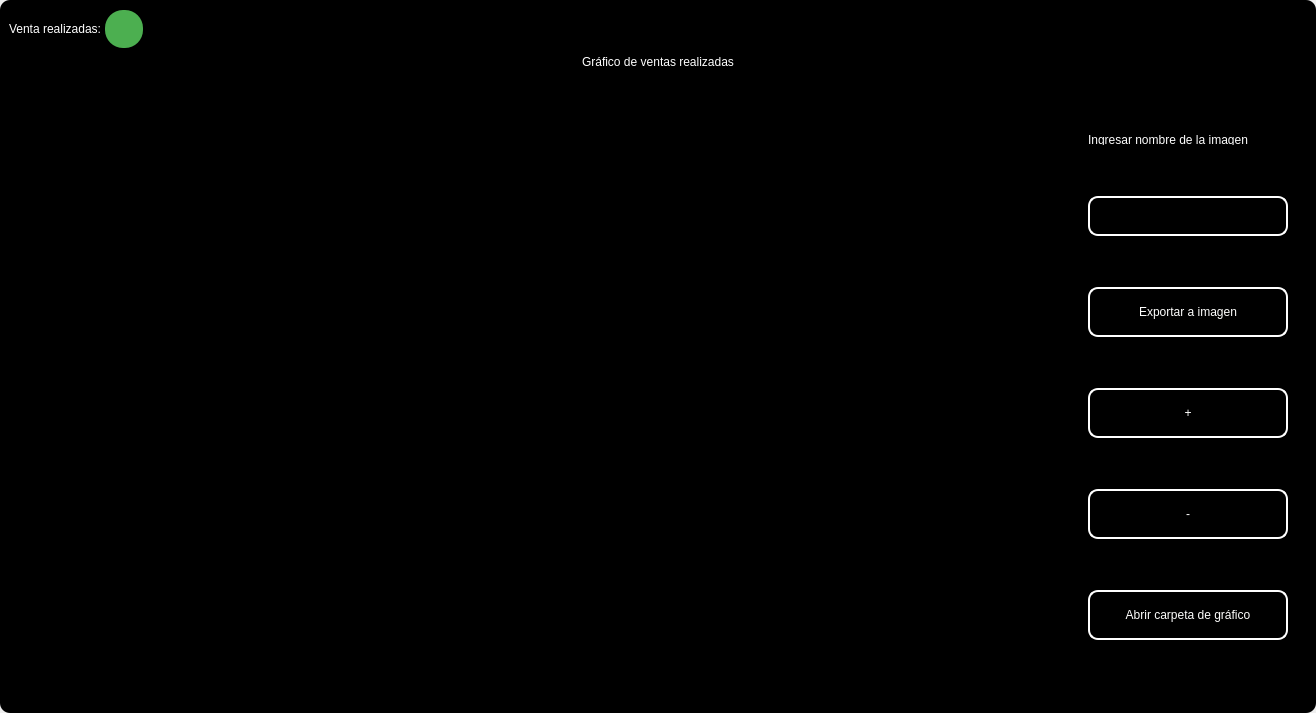
<?xml version="1.0" encoding="UTF-8"?>
<ui version="4.0">
 <class>MainWindow</class>
 <widget class="QMainWindow" name="MainWindow">
  <property name="geometry">
   <rect>
    <x>0</x>
    <y>0</y>
    <width>1316</width>
    <height>713</height>
   </rect>
  </property>
  <property name="windowTitle">
   <string>MainWindow</string>
  </property>
  <property name="styleSheet">
   <string notr="true"/>
  </property>
  <widget class="QWidget" name="centralwidget">
   <property name="styleSheet">
    <string notr="true"/>
   </property>
   <layout class="QVBoxLayout" name="verticalLayout">
    <property name="spacing">
     <number>0</number>
    </property>
    <property name="leftMargin">
     <number>0</number>
    </property>
    <property name="topMargin">
     <number>0</number>
    </property>
    <property name="rightMargin">
     <number>0</number>
    </property>
    <property name="bottomMargin">
     <number>0</number>
    </property>
    <item>
     <widget class="QFrame" name="frame">
      <property name="enabled">
       <bool>true</bool>
      </property>
      <property name="styleSheet">
       <string notr="true">
QFrame {
border-radius:10px;
	background-color: rgb(0, 0, 0);
 }
</string>
      </property>
      <property name="frameShape">
       <enum>QFrame::StyledPanel</enum>
      </property>
      <property name="frameShadow">
       <enum>QFrame::Raised</enum>
      </property>
      <layout class="QVBoxLayout" name="verticalLayout_2">
       <item>
        <widget class="QFrame" name="frame_superior">
         <property name="minimumSize">
          <size>
           <width>0</width>
           <height>40</height>
          </size>
         </property>
         <property name="maximumSize">
          <size>
           <width>16777215</width>
           <height>40</height>
          </size>
         </property>
         <property name="styleSheet">
          <string notr="true">QPushButton{
border-radius:18px;
}

QPushButton:hover{
	background-color: rgb(0, 0, 0);
}
</string>
         </property>
         <property name="frameShape">
          <enum>QFrame::StyledPanel</enum>
         </property>
         <property name="frameShadow">
          <enum>QFrame::Raised</enum>
         </property>
         <layout class="QHBoxLayout" name="horizontalLayout_3">
          <property name="spacing">
           <number>4</number>
          </property>
          <property name="leftMargin">
           <number>0</number>
          </property>
          <property name="topMargin">
           <number>0</number>
          </property>
          <property name="rightMargin">
           <number>0</number>
          </property>
          <property name="bottomMargin">
           <number>0</number>
          </property>
          <item>
           <widget class="QLabel" name="label_3">
            <property name="styleSheet">
             <string notr="true">color: rgb(255, 255, 255);
font: 15pt &quot;MS Shell Dlg 2&quot;;</string>
            </property>
            <property name="text">
             <string>Venta realizadas:</string>
            </property>
           </widget>
          </item>
          <item>
           <widget class="QPushButton" name="btn_exit_2">
            <property name="minimumSize">
             <size>
              <width>38</width>
              <height>38</height>
             </size>
            </property>
            <property name="maximumSize">
             <size>
              <width>38</width>
              <height>38</height>
             </size>
            </property>
            <property name="cursor">
             <cursorShape>ArrowCursor</cursorShape>
            </property>
            <property name="styleSheet">
             <string notr="true">background-color: #4CAF50;</string>
            </property>
            <property name="text">
             <string/>
            </property>
            <property name="iconSize">
             <size>
              <width>35</width>
              <height>35</height>
             </size>
            </property>
           </widget>
          </item>
          <item>
           <spacer name="horizontalSpacer_2">
            <property name="orientation">
             <enum>Qt::Horizontal</enum>
            </property>
            <property name="sizeHint" stdset="0">
             <size>
              <width>443</width>
              <height>20</height>
             </size>
            </property>
           </spacer>
          </item>
          <item>
           <widget class="QPushButton" name="btn_exit">
            <property name="minimumSize">
             <size>
              <width>38</width>
              <height>38</height>
             </size>
            </property>
            <property name="maximumSize">
             <size>
              <width>38</width>
              <height>38</height>
             </size>
            </property>
            <property name="cursor">
             <cursorShape>PointingHandCursor</cursorShape>
            </property>
            <property name="text">
             <string/>
            </property>
            <property name="iconSize">
             <size>
              <width>35</width>
              <height>35</height>
             </size>
            </property>
           </widget>
          </item>
          <item>
           <widget class="QPushButton" name="bt_minimizar">
            <property name="minimumSize">
             <size>
              <width>38</width>
              <height>38</height>
             </size>
            </property>
            <property name="maximumSize">
             <size>
              <width>38</width>
              <height>38</height>
             </size>
            </property>
            <property name="cursor">
             <cursorShape>PointingHandCursor</cursorShape>
            </property>
            <property name="text">
             <string/>
            </property>
            <property name="icon">
             <iconset>
              <normaloff>image/minus.svg</normaloff>image/minus.svg</iconset>
            </property>
            <property name="iconSize">
             <size>
              <width>38</width>
              <height>38</height>
             </size>
            </property>
           </widget>
          </item>
          <item>
           <widget class="QPushButton" name="bt_maximizar">
            <property name="minimumSize">
             <size>
              <width>38</width>
              <height>38</height>
             </size>
            </property>
            <property name="maximumSize">
             <size>
              <width>38</width>
              <height>38</height>
             </size>
            </property>
            <property name="cursor">
             <cursorShape>PointingHandCursor</cursorShape>
            </property>
            <property name="text">
             <string/>
            </property>
            <property name="icon">
             <iconset>
              <normaloff>image/chevron-up.svg</normaloff>image/chevron-up.svg</iconset>
            </property>
            <property name="iconSize">
             <size>
              <width>38</width>
              <height>38</height>
             </size>
            </property>
           </widget>
          </item>
          <item>
           <widget class="QPushButton" name="bt_restaurar">
            <property name="minimumSize">
             <size>
              <width>38</width>
              <height>38</height>
             </size>
            </property>
            <property name="maximumSize">
             <size>
              <width>38</width>
              <height>38</height>
             </size>
            </property>
            <property name="cursor">
             <cursorShape>PointingHandCursor</cursorShape>
            </property>
            <property name="text">
             <string/>
            </property>
            <property name="icon">
             <iconset>
              <normaloff>image/chevron-down.svg</normaloff>image/chevron-down.svg</iconset>
            </property>
            <property name="iconSize">
             <size>
              <width>38</width>
              <height>38</height>
             </size>
            </property>
           </widget>
          </item>
          <item>
           <widget class="QPushButton" name="bt_cerrar">
            <property name="minimumSize">
             <size>
              <width>38</width>
              <height>38</height>
             </size>
            </property>
            <property name="maximumSize">
             <size>
              <width>38</width>
              <height>38</height>
             </size>
            </property>
            <property name="cursor">
             <cursorShape>PointingHandCursor</cursorShape>
            </property>
            <property name="text">
             <string/>
            </property>
            <property name="icon">
             <iconset>
              <normaloff>image/x.svg</normaloff>image/x.svg</iconset>
            </property>
            <property name="iconSize">
             <size>
              <width>38</width>
              <height>38</height>
             </size>
            </property>
           </widget>
          </item>
         </layout>
        </widget>
       </item>
       <item>
        <widget class="QLabel" name="label">
         <property name="styleSheet">
          <string notr="true">font: 30pt &quot;MS Shell Dlg 2&quot;;
color: rgb(255, 255, 255);</string>
         </property>
         <property name="text">
          <string>Gráfico de ventas realizadas</string>
         </property>
         <property name="alignment">
          <set>Qt::AlignCenter</set>
         </property>
        </widget>
       </item>
       <item>
        <widget class="QFrame" name="frame_3">
         <property name="minimumSize">
          <size>
           <width>0</width>
           <height>0</height>
          </size>
         </property>
         <property name="frameShape">
          <enum>QFrame::StyledPanel</enum>
         </property>
         <property name="frameShadow">
          <enum>QFrame::Raised</enum>
         </property>
         <layout class="QHBoxLayout" name="horizontalLayout_4">
          <property name="leftMargin">
           <number>9</number>
          </property>
          <property name="topMargin">
           <number>9</number>
          </property>
          <property name="rightMargin">
           <number>9</number>
          </property>
          <item>
           <widget class="QGraphicsView" name="graphics_view">
            <property name="dragMode">
             <enum>QGraphicsView::NoDrag</enum>
            </property>
            <property name="transformationAnchor">
             <enum>QGraphicsView::NoAnchor</enum>
            </property>
           </widget>
          </item>
          <item>
           <layout class="QVBoxLayout" name="verticalLayout_4">
            <property name="spacing">
             <number>10</number>
            </property>
            <property name="sizeConstraint">
             <enum>QLayout::SetDefaultConstraint</enum>
            </property>
            <property name="leftMargin">
             <number>10</number>
            </property>
            <property name="topMargin">
             <number>10</number>
            </property>
            <property name="rightMargin">
             <number>10</number>
            </property>
            <property name="bottomMargin">
             <number>10</number>
            </property>
            <item>
             <widget class="QLabel" name="label_2">
              <property name="minimumSize">
               <size>
                <width>10</width>
                <height>10</height>
               </size>
              </property>
              <property name="maximumSize">
               <size>
                <width>500</width>
                <height>10</height>
               </size>
              </property>
              <property name="styleSheet">
               <string notr="true">color: rgb(255, 255, 255);
font: 10pt &quot;MS Shell Dlg 2&quot;;</string>
              </property>
              <property name="text">
               <string>Ingresar nombre de la imagen</string>
              </property>
             </widget>
            </item>
            <item>
             <widget class="QLineEdit" name="name_imagetxt">
              <property name="sizePolicy">
               <sizepolicy hsizetype="Fixed" vsizetype="Fixed">
                <horstretch>0</horstretch>
                <verstretch>0</verstretch>
               </sizepolicy>
              </property>
              <property name="minimumSize">
               <size>
                <width>200</width>
                <height>35</height>
               </size>
              </property>
              <property name="maximumSize">
               <size>
                <width>150</width>
                <height>40</height>
               </size>
              </property>
              <property name="styleSheet">
               <string notr="true">QLabel {
	color: rgb(255, 255, 254);
	font: 12pt &quot;Arial&quot;;
	background-color: rgba(0, 0, 0,0);
}

QTextEdit{
background-color: rgba(0, 0, 0,0);
border-radius:10px; 
font: 12pt &quot;Arial&quot;;
color: rgb(255, 255, 254);
border: 2px solid  rgb(255, 255, 255);

}

QTextEdit:hover{
background-color: rgba(0, 0, 0,0);
border-radius:10px; 
font: 12pt &quot;Arial&quot;;
border: 2px solid  rgb(120, 0, 171);
}

QTextEdit:focus{
background-color: rgb(0, 0, 0);
border-radius:10px; 
font: 12pt &quot;Arial&quot;;
border: 2px solid rgb(120, 0, 171);
}

QLineEdit{
background-color: rgba(0, 0, 0,0);
border-radius:10px; 
font: 12pt &quot;Arial&quot;;
color: rgb(255, 255, 254);
border: 2px solid  rgb(255, 255, 255);

}

QLineEdit:hover{
background-color: rgba(0, 0, 0,0);
border-radius:10px; 
font: 12pt &quot;Arial&quot;;
border: 2px solid  rgb(120, 0, 171);
}

QLineEdit:focus{
background-color: rgb(0, 0, 0);
border-radius:10px; 
font: 12pt &quot;Arial&quot;;
border: 2px solid rgb(120, 0, 171);
}

QCheckBox{
	font: 12pt &quot;Arial&quot;;
	color: rgb(255, 255, 255);
}

QCheckBox::indicator {
    width: 18px;
    height:18px;
}

QCheckBox::indicator:unchecked {
   background-image: url(image/square.svg);
}

QCheckBox::indicator:checked {
   background-image: url(image/check-square.svg);
}

QPushButton{
border-radius:10px; 
font: 12pt &quot;Arial&quot;;
color: rgb(255, 255, 254);
border: 2px solid #ffffff;
}

QPushButton:hover{
border-radius:10px; 
font: 12pt &quot;Arial&quot;;
color: rgb(255, 255, 255);
border: 2px solid rgb(120, 0, 171);
	background-color: rgb(120, 0, 171);
}
</string>
              </property>
              <property name="alignment">
               <set>Qt::AlignLeading|Qt::AlignLeft|Qt::AlignVCenter</set>
              </property>
             </widget>
            </item>
            <item>
             <widget class="QPushButton" name="btn_export_image">
              <property name="minimumSize">
               <size>
                <width>50</width>
                <height>40</height>
               </size>
              </property>
              <property name="maximumSize">
               <size>
                <width>300</width>
                <height>50</height>
               </size>
              </property>
              <property name="cursor">
               <cursorShape>PointingHandCursor</cursorShape>
              </property>
              <property name="styleSheet">
               <string notr="true">QPushButton{
border-radius:10px; 
font: 12pt &quot;Arial&quot;;
color: rgb(255, 255, 254);
border: 2px solid #ffffff;
}

QPushButton:hover{
border-radius:10px; 
font: 12pt &quot;Arial&quot;;
color: rgb(255, 255, 255);
border: 2px solid rgb(120, 0, 171);
	background-color: rgb(120, 0, 171);
}</string>
              </property>
              <property name="text">
               <string>Exportar a imagen</string>
              </property>
              <property name="iconSize">
               <size>
                <width>35</width>
                <height>35</height>
               </size>
              </property>
             </widget>
            </item>
            <item>
             <widget class="QPushButton" name="zoom_in_button">
              <property name="minimumSize">
               <size>
                <width>0</width>
                <height>40</height>
               </size>
              </property>
              <property name="maximumSize">
               <size>
                <width>300</width>
                <height>50</height>
               </size>
              </property>
              <property name="cursor">
               <cursorShape>PointingHandCursor</cursorShape>
              </property>
              <property name="styleSheet">
               <string notr="true">QPushButton{
border-radius:10px; 
font: 20pt &quot;Arial&quot;;
color: rgb(255, 255, 254);
border: 2px solid #ffffff;
}

QPushButton:hover{
border-radius:10px; 
font: 12pt &quot;Arial&quot;;
color: rgb(255, 255, 255);
border: 2px solid rgb(120, 0, 171);
	background-color: rgb(120, 0, 171);
}</string>
              </property>
              <property name="text">
               <string>+</string>
              </property>
              <property name="iconSize">
               <size>
                <width>35</width>
                <height>35</height>
               </size>
              </property>
             </widget>
            </item>
            <item>
             <widget class="QPushButton" name="zoom_out_button">
              <property name="minimumSize">
               <size>
                <width>0</width>
                <height>40</height>
               </size>
              </property>
              <property name="maximumSize">
               <size>
                <width>300</width>
                <height>50</height>
               </size>
              </property>
              <property name="cursor">
               <cursorShape>PointingHandCursor</cursorShape>
              </property>
              <property name="styleSheet">
               <string notr="true">QPushButton{
border-radius:10px; 
font: 20pt &quot;Arial&quot;;
color: rgb(255, 255, 254);
border: 2px solid #ffffff;
}

QPushButton:hover{
border-radius:10px; 
font: 12pt &quot;Arial&quot;;
color: rgb(255, 255, 255);
border: 2px solid rgb(120, 0, 171);
	background-color: rgb(120, 0, 171);
}</string>
              </property>
              <property name="text">
               <string>-</string>
              </property>
              <property name="iconSize">
               <size>
                <width>35</width>
                <height>35</height>
               </size>
              </property>
             </widget>
            </item>
            <item>
             <widget class="QPushButton" name="open_explore_file">
              <property name="minimumSize">
               <size>
                <width>0</width>
                <height>40</height>
               </size>
              </property>
              <property name="maximumSize">
               <size>
                <width>300</width>
                <height>50</height>
               </size>
              </property>
              <property name="cursor">
               <cursorShape>PointingHandCursor</cursorShape>
              </property>
              <property name="styleSheet">
               <string notr="true">QPushButton{
border-radius:10px; 
font: 12pt &quot;Arial&quot;;
color: rgb(255, 255, 254);
border: 2px solid #ffffff;
}

QPushButton:hover{
border-radius:10px; 
font: 12pt &quot;Arial&quot;;
color: rgb(255, 255, 255);
border: 2px solid rgb(120, 0, 171);
	background-color: rgb(120, 0, 171);
}</string>
              </property>
              <property name="text">
               <string>Abrir carpeta de gráfico</string>
              </property>
              <property name="iconSize">
               <size>
                <width>35</width>
                <height>35</height>
               </size>
              </property>
             </widget>
            </item>
           </layout>
          </item>
         </layout>
        </widget>
       </item>
      </layout>
     </widget>
    </item>
   </layout>
  </widget>
 </widget>
 <resources/>
 <connections/>
</ui>
